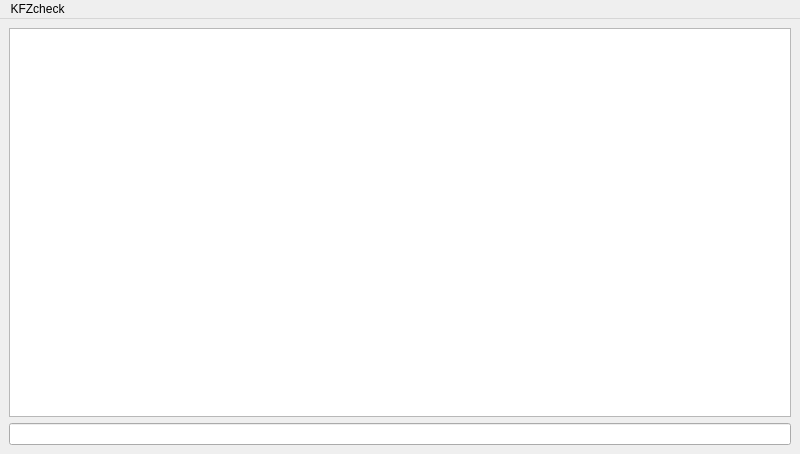
<?xml version="1.0" encoding="UTF-8"?>
<ui version="4.0">
 <class>KFZcheck</class>
 <widget class="QMainWindow" name="KFZcheck">
  <property name="geometry">
   <rect>
    <x>0</x>
    <y>0</y>
    <width>800</width>
    <height>454</height>
   </rect>
  </property>
  <property name="windowTitle">
   <string>KFZcheck</string>
  </property>
  <property name="locale">
   <locale language="English" country="UnitedStates"/>
  </property>
  <widget class="QWidget" name="mainwidget">
   <property name="locale">
    <locale language="English" country="UnitedStates"/>
   </property>
   <layout class="QVBoxLayout" name="verticalLayout">
    <item>
     <widget class="QListWidget" name="listfield">
      <property name="locale">
       <locale language="English" country="UnitedStates"/>
      </property>
      <property name="viewMode">
       <enum>QListView::ListMode</enum>
      </property>
     </widget>
    </item>
    <item>
     <widget class="QLineEdit" name="searchfield">
      <property name="toolTip">
       <string/>
      </property>
      <property name="statusTip">
       <string/>
      </property>
      <property name="whatsThis">
       <string/>
      </property>
      <property name="accessibleName">
       <string/>
      </property>
      <property name="autoFillBackground">
       <bool>false</bool>
      </property>
      <property name="locale">
       <locale language="English" country="UnitedStates"/>
      </property>
      <property name="inputMask">
       <string/>
      </property>
      <property name="text">
       <string/>
      </property>
     </widget>
    </item>
   </layout>
  </widget>
  <widget class="QMenuBar" name="menubar">
   <property name="geometry">
    <rect>
     <x>0</x>
     <y>0</y>
     <width>800</width>
     <height>23</height>
    </rect>
   </property>
   <widget class="QMenu" name="menuKFZcheck">
    <property name="locale">
     <locale language="English" country="UnitedStates"/>
    </property>
    <property name="title">
     <string notr="true">KFZcheck</string>
    </property>
    <addaction name="actionTop"/>
    <addaction name="actionMiddle"/>
    <addaction name="actionBottom"/>
    <addaction name="actionCountry"/>
    <addaction name="actionAbout"/>
   </widget>
   <addaction name="menuKFZcheck"/>
  </widget>
  <action name="actionMiddle">
   <property name="checkable">
    <bool>true</bool>
   </property>
   <property name="text">
    <string>Middle</string>
   </property>
  </action>
  <action name="actionTop">
   <property name="checkable">
    <bool>true</bool>
   </property>
   <property name="text">
    <string>Top</string>
   </property>
  </action>
  <action name="actionBottom">
   <property name="checkable">
    <bool>true</bool>
   </property>
   <property name="text">
    <string>Bottom</string>
   </property>
  </action>
  <action name="actionCountry">
   <property name="text">
    <string>Country</string>
   </property>
  </action>
  <action name="actionAbout">
   <property name="text">
    <string>About</string>
   </property>
  </action>
 </widget>
 <resources>
  <include location="wappen.qrc"/>
 </resources>
 <connections/>
</ui>
